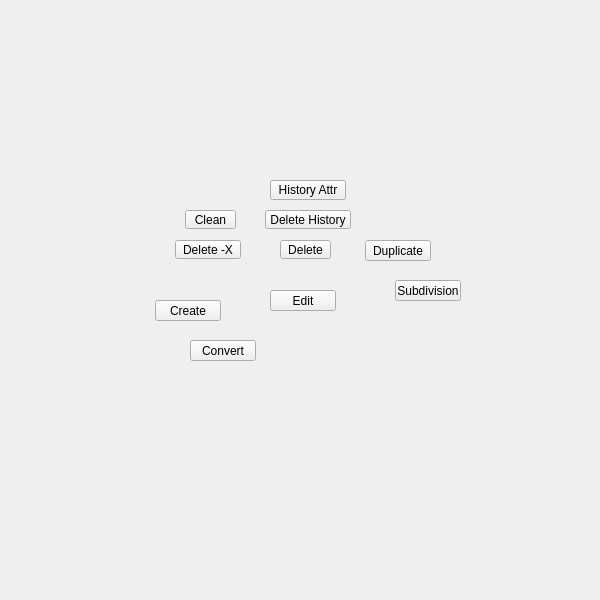
<?xml version="1.0" encoding="UTF-8"?>
<ui version="4.0">
 <class>QtUi</class>
 <widget class="QMainWindow" name="QtUi">
  <property name="enabled">
   <bool>true</bool>
  </property>
  <property name="geometry">
   <rect>
    <x>0</x>
    <y>0</y>
    <width>600</width>
    <height>600</height>
   </rect>
  </property>
  <property name="sizePolicy">
   <sizepolicy hsizetype="Ignored" vsizetype="Ignored">
    <horstretch>0</horstretch>
    <verstretch>0</verstretch>
   </sizepolicy>
  </property>
  <property name="minimumSize">
   <size>
    <width>0</width>
    <height>0</height>
   </size>
  </property>
  <property name="maximumSize">
   <size>
    <width>600</width>
    <height>600</height>
   </size>
  </property>
  <property name="cursor">
   <cursorShape>ArrowCursor</cursorShape>
  </property>
  <property name="windowTitle">
   <string>Toolkit</string>
  </property>
  <property name="whatsThis">
   <string>main</string>
  </property>
  <property name="toolButtonStyle">
   <enum>Qt::ToolButtonIconOnly</enum>
  </property>
  <property name="tabShape">
   <enum>QTabWidget::Triangular</enum>
  </property>
  <property name="dockNestingEnabled">
   <bool>true</bool>
  </property>
  <property name="dockOptions">
   <set>QMainWindow::AllowNestedDocks|QMainWindow::AllowTabbedDocks|QMainWindow::AnimatedDocks|QMainWindow::ForceTabbedDocks</set>
  </property>
  <widget class="QWidget" name="mainWindow">
   <property name="sizePolicy">
    <sizepolicy hsizetype="Ignored" vsizetype="Ignored">
     <horstretch>0</horstretch>
     <verstretch>0</verstretch>
    </sizepolicy>
   </property>
   <widget class="QPushButton" name="i025">
    <property name="geometry">
     <rect>
      <x>365</x>
      <y>240</y>
      <width>66</width>
      <height>21</height>
     </rect>
    </property>
    <property name="minimumSize">
     <size>
      <width>0</width>
      <height>21</height>
     </size>
    </property>
    <property name="maximumSize">
     <size>
      <width>16777215</width>
      <height>21</height>
     </size>
    </property>
    <property name="whatsThis">
     <string>duplicate</string>
    </property>
    <property name="text">
     <string>Duplicate</string>
    </property>
   </widget>
   <widget class="QPushButton" name="i004">
    <property name="geometry">
     <rect>
      <x>395</x>
      <y>280</y>
      <width>66</width>
      <height>21</height>
     </rect>
    </property>
    <property name="minimumSize">
     <size>
      <width>0</width>
      <height>21</height>
     </size>
    </property>
    <property name="maximumSize">
     <size>
      <width>16777215</width>
      <height>21</height>
     </size>
    </property>
    <property name="whatsThis">
     <string>subdivision</string>
    </property>
    <property name="text">
     <string>Subdivision</string>
    </property>
   </widget>
   <widget class="QPushButton" name="i006">
    <property name="geometry">
     <rect>
      <x>155</x>
      <y>300</y>
      <width>66</width>
      <height>21</height>
     </rect>
    </property>
    <property name="minimumSize">
     <size>
      <width>0</width>
      <height>21</height>
     </size>
    </property>
    <property name="maximumSize">
     <size>
      <width>16777215</width>
      <height>21</height>
     </size>
    </property>
    <property name="whatsThis">
     <string>create</string>
    </property>
    <property name="text">
     <string>Create</string>
    </property>
   </widget>
   <widget class="QPushButton" name="i002">
    <property name="geometry">
     <rect>
      <x>190</x>
      <y>340</y>
      <width>66</width>
      <height>21</height>
     </rect>
    </property>
    <property name="minimumSize">
     <size>
      <width>0</width>
      <height>21</height>
     </size>
    </property>
    <property name="maximumSize">
     <size>
      <width>66</width>
      <height>21</height>
     </size>
    </property>
    <property name="whatsThis">
     <string>convert</string>
    </property>
    <property name="text">
     <string>Convert</string>
    </property>
   </widget>
   <widget class="QPushButton" name="i007">
    <property name="geometry">
     <rect>
      <x>270</x>
      <y>290</y>
      <width>66</width>
      <height>21</height>
     </rect>
    </property>
    <property name="minimumSize">
     <size>
      <width>0</width>
      <height>21</height>
     </size>
    </property>
    <property name="maximumSize">
     <size>
      <width>16777215</width>
      <height>21</height>
     </size>
    </property>
    <property name="whatsThis">
     <string>edit</string>
    </property>
    <property name="text">
     <string>Edit</string>
    </property>
   </widget>
   <widget class="ToolButton" name="tb001">
    <property name="geometry">
     <rect>
      <x>265</x>
      <y>210</y>
      <width>86</width>
      <height>19</height>
     </rect>
    </property>
    <property name="maximumSize">
     <size>
      <width>111</width>
      <height>19</height>
     </size>
    </property>
    <property name="toolTip">
     <string>Delete construction history</string>
    </property>
    <property name="text">
     <string>Delete History</string>
    </property>
    <property name="iconSize">
     <size>
      <width>18</width>
      <height>18</height>
     </size>
    </property>
   </widget>
   <widget class="ToolButton" name="tb000">
    <property name="geometry">
     <rect>
      <x>185</x>
      <y>210</y>
      <width>51</width>
      <height>19</height>
     </rect>
    </property>
    <property name="maximumSize">
     <size>
      <width>111</width>
      <height>19</height>
     </size>
    </property>
    <property name="toolTip">
     <string>Mesh Cleanup: find topological errors.</string>
    </property>
    <property name="text">
     <string>Clean</string>
    </property>
    <property name="iconSize">
     <size>
      <width>18</width>
      <height>18</height>
     </size>
    </property>
   </widget>
   <widget class="ToolButton" name="tb002">
    <property name="geometry">
     <rect>
      <x>280</x>
      <y>240</y>
      <width>51</width>
      <height>19</height>
     </rect>
    </property>
    <property name="maximumSize">
     <size>
      <width>111</width>
      <height>19</height>
     </size>
    </property>
    <property name="toolTip">
     <string>Delete Component or if object selected, along axis</string>
    </property>
    <property name="layoutDirection">
     <enum>Qt::LeftToRight</enum>
    </property>
    <property name="text">
     <string>Delete</string>
    </property>
    <property name="iconSize">
     <size>
      <width>18</width>
      <height>18</height>
     </size>
    </property>
   </widget>
   <widget class="ToolButton" name="tb003">
    <property name="geometry">
     <rect>
      <x>175</x>
      <y>240</y>
      <width>66</width>
      <height>19</height>
     </rect>
    </property>
    <property name="minimumSize">
     <size>
      <width>0</width>
      <height>19</height>
     </size>
    </property>
    <property name="maximumSize">
     <size>
      <width>111</width>
      <height>19</height>
     </size>
    </property>
    <property name="toolTip">
     <string>Delete Component or if object selected, along axis</string>
    </property>
    <property name="layoutDirection">
     <enum>Qt::LeftToRight</enum>
    </property>
    <property name="text">
     <string>Delete -X</string>
    </property>
    <property name="iconSize">
     <size>
      <width>18</width>
      <height>18</height>
     </size>
    </property>
   </widget>
   <widget class="QPushButton" name="b001">
    <property name="geometry">
     <rect>
      <x>270</x>
      <y>180</y>
      <width>76</width>
      <height>20</height>
     </rect>
    </property>
    <property name="minimumSize">
     <size>
      <width>0</width>
      <height>20</height>
     </size>
    </property>
    <property name="maximumSize">
     <size>
      <width>999</width>
      <height>20</height>
     </size>
    </property>
    <property name="palette">
     <palette>
      <active>
       <colorrole role="Highlight">
        <brush brushstyle="SolidPattern">
         <color alpha="255">
          <red>80</red>
          <green>138</green>
          <blue>255</blue>
         </color>
        </brush>
       </colorrole>
      </active>
      <inactive>
       <colorrole role="Highlight">
        <brush brushstyle="SolidPattern">
         <color alpha="255">
          <red>80</red>
          <green>138</green>
          <blue>255</blue>
         </color>
        </brush>
       </colorrole>
      </inactive>
      <disabled>
       <colorrole role="Highlight">
        <brush brushstyle="SolidPattern">
         <color alpha="255">
          <red>51</red>
          <green>153</green>
          <blue>255</blue>
         </color>
        </brush>
       </colorrole>
      </disabled>
     </palette>
    </property>
    <property name="toolTip">
     <string/>
    </property>
    <property name="text">
     <string>History Attr</string>
    </property>
    <property name="autoDefault">
     <bool>true</bool>
    </property>
    <property name="default">
     <bool>false</bool>
    </property>
    <property name="flat">
     <bool>false</bool>
    </property>
    <property name="bnabled" stdset="0">
     <bool>true</bool>
    </property>
   </widget>
  </widget>
 </widget>
 <customwidgets>
  <customwidget>
   <class>ToolButton</class>
   <extends>QToolButton</extends>
   <header>widgets.toolbutton.h</header>
  </customwidget>
 </customwidgets>
 <resources/>
 <connections/>
 <designerdata>
  <property name="gridDeltaX">
   <number>5</number>
  </property>
  <property name="gridDeltaY">
   <number>10</number>
  </property>
  <property name="gridSnapX">
   <bool>true</bool>
  </property>
  <property name="gridSnapY">
   <bool>true</bool>
  </property>
  <property name="gridVisible">
   <bool>true</bool>
  </property>
 </designerdata>
</ui>
